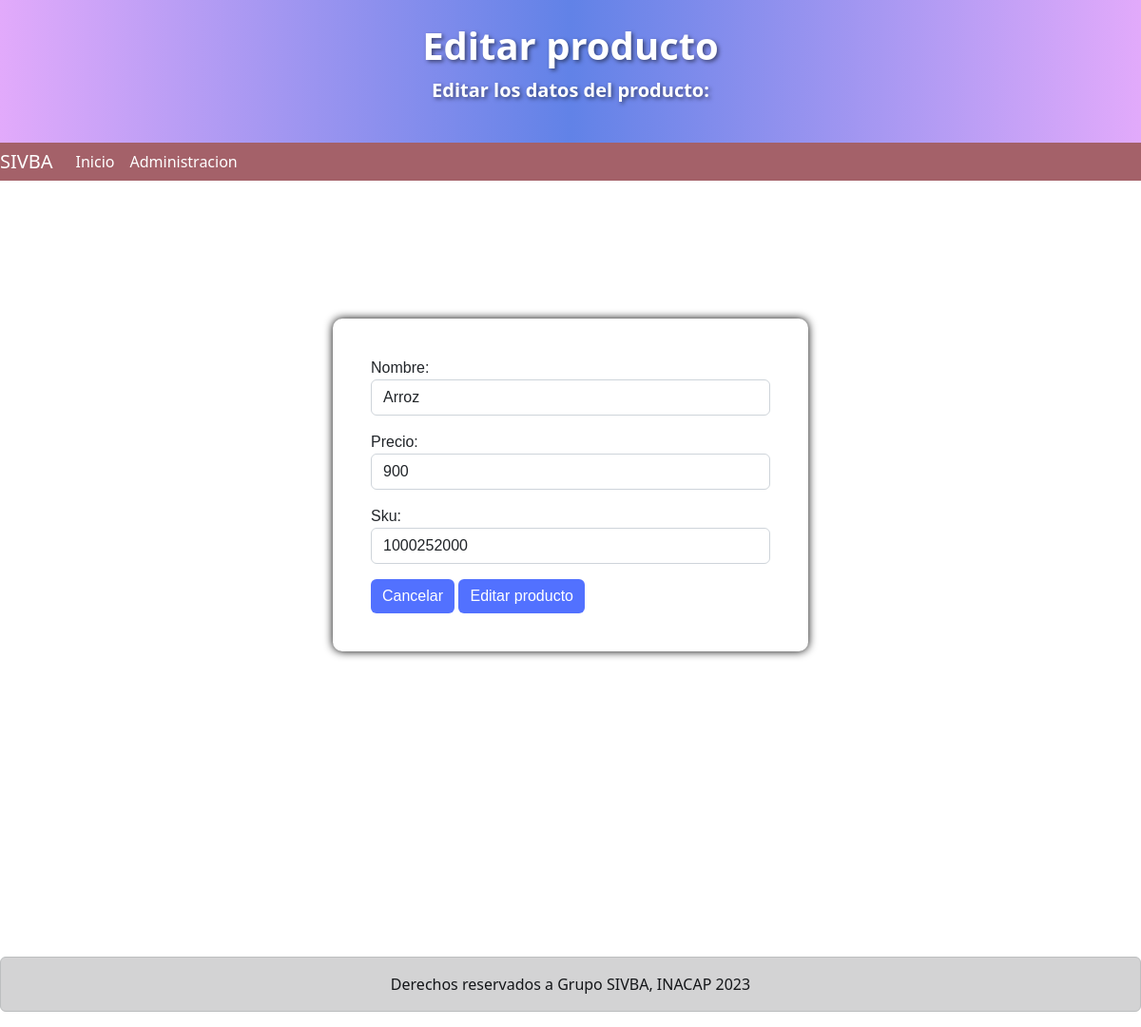
Screenshot of /jefe_de_ventas/edit_producto/5 (signed in) with the database file from the repository.
### bazarapp/models.py (models this page shows, shortened)
class Producto(models.Model):
    nombre = models.CharField(max_length=50, null=False, blank=False)
    precio = models.PositiveIntegerField(null=False, blank=False)
    sku = models.PositiveIntegerField(max_length=20, null=True, blank=True)

### bazarapp/views.py (the view, shortened to what this page needs)
# urls.py: path('jefe_de_ventas/edit_producto/<int:id>', views.edit_producto),
@user_passes_test(es_jefe_de_ventas)
def edit_producto(request, id):
    p = Producto.objects.get(id = id)
    form = FormProducto(instance=p)
    error_message = ''
    data = {'form': form, 'valor':'Editar', 'desc':'Modifique los datos del productos que decia cambiar:', 'error_message': error_message}
    return render(request, 'jefe_de_ventas/productos/add_producto.html', data)

### bazarapp/forms.py
class FormProducto(forms.ModelForm):
    class Meta:
        model = Producto
        fields = ['nombre', 'precio', 'sku']
        widgets = {
            'nombre': forms.TextInput(attrs={'class': 'form-control'}),
            'precio': forms.NumberInput(attrs={'class': 'form-control', 'max': 99999}),
            'sku': forms.NumberInput(attrs={'class': 'form-control', 'max': 999999999999}),
        }

### bazarapp/views.py (called while the page is built)
def es_jefe_de_ventas(user):
    return user.groups.filter(name='Jefe de ventas').exists()

### templates/jefe_de_ventas/productos/add_producto.html (shortened to what this page needs)
<!doctype html>
<html lang="es">
<head>
  <link href="https://cdn.jsdelivr.net/npm/bootstrap@5.2.1/dist/css/bootstrap.min.css" rel="stylesheet"
>
</head>
<body>
  <header>
    <div class="bg-dark text-white py-4 text-center gradient-bg">
        <h1 class="display-6">{{ valor }} producto</h1>
        <p class="lead">{{ valor }} los datos del producto:</p>
    </div>
    <nav class="navbar navbar-expand-lg bg-body-tertiary">
      <div class="container-fluid-navbar d-flex align-items-center">
        <a class="navbar-brand" href="/">SIVBA</a>
        <div class="collapse navbar-collapse" id="navbarNav">
          <ul class="navbar-nav">
            <li class="nav-item">
              <a class="nav-link active" aria-current="page" href="/">Inicio</a>
            </li>
            <li class="nav-item">
              <a class="nav-link" href="/admin">Administracion</a>
            </li>
          </ul>
        </div>
      </div>
    </nav>
  </header>
<main>
  <div class="container">
    <form method="POST">
      {{form.as_p}}
      <a href="/jefe_de_ventas/read_productos/" class="btn btn-danger">Cancelar</a>
      <button type="submit" class="btn btn-primary">{{ valor }} producto</button>
    </form>
  </div>
</main>
  <footer class='mt-3'>
    <div class="alert alert-dark text-center" role="alert">
    Derechos reservados a Grupo SIVBA, INACAP 2023
    </div>
  </footer>
</body>
</html>

### templates/jefe_de_ventas/productos/add_producto.html (style rules this page uses)
* { margin: 0; padding: 0; box-sizing: border-box; }
.navbar { margin: 0; padding: 0; background-color: #A46169; background-image: none; }
.navbar a { color: white; }
.navbar .nav-link.active { color: white; }
.container-fluid-navbar { background-image: url('ruta/a/la/imagen/para/navbar.png'); background-size: cover; background-position: center; }
.gradient-bg { background: linear-gradient(to right, #E2AAFB, #6182E7, #E2AAFB); }
.gradient-bg h1, .gradient-bg p { font-weight: bold; text-shadow: 2px 2px 4px rgba(0, 0, 0, 0.5); }
main { display: flex; justify-content: center; align-items: center; height: 100vh; margin: 0; font-family: Arial, sans-serif; transform: translateY(-10%); }
.container { width: 500px; padding: 40px; background-color: white; border-radius: 10px; box-shadow: 0px 0px 10px 0px #000; }
.btn { color: white; background-color: #5271FF; border: none; }
form input, form select, form textarea { width: 100%; }

### rows the page displays
Producto: nombre "Arroz", precio "900", sku "1000252000"

### other values shown
{{ valor }} "Editar"
